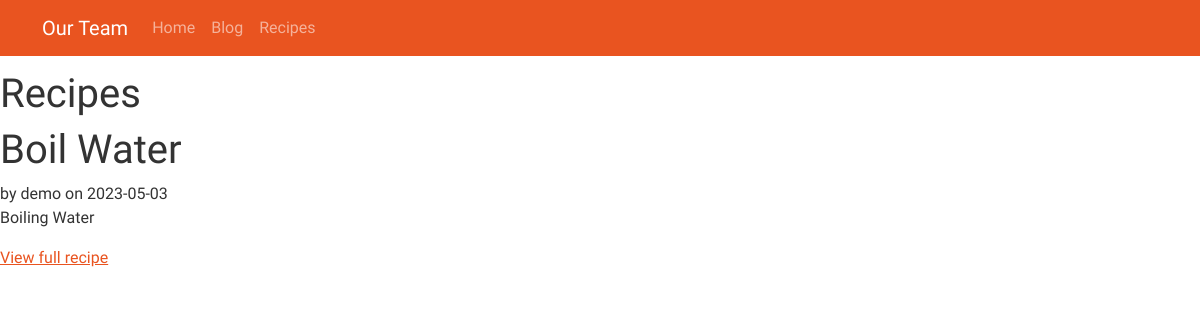
The app's page /recipe/, older data.
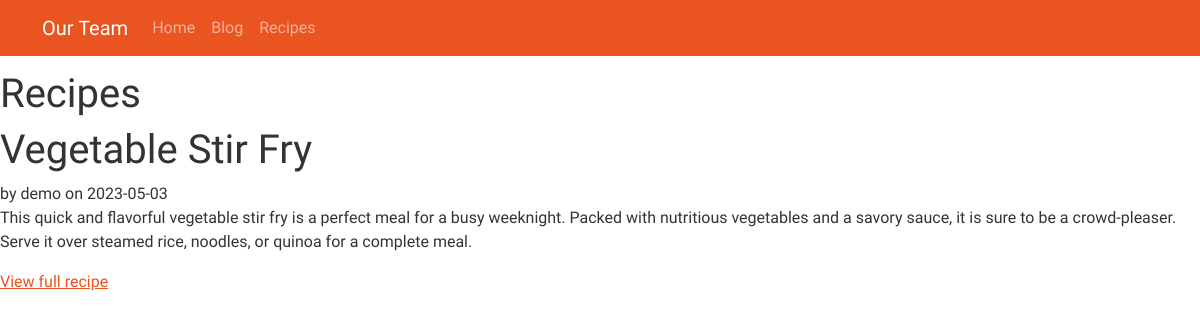
The same page, newer data.
### tables this page shows
CREATE TABLE recipe (
  id INTEGER PRIMARY KEY AUTOINCREMENT,
  author_id INTEGER NOT NULL,
  created TIMESTAMP NOT NULL DEFAULT CURRENT_TIMESTAMP,
  title TEXT NOT NULL,
  body TEXT NOT NULL,
  FOREIGN KEY (author_id) REFERENCES user (id)
);

CREATE TABLE user (
  id INTEGER PRIMARY KEY AUTOINCREMENT,
  username TEXT UNIQUE NOT NULL,
  password TEXT NOT NULL,
  salt TEXT NOT NULL
);

### tastytable/recipe.py (the view)
@bp.route('/')
def index():
    db = get_db()
    recipes = db.execute(
        'SELECT r.id, title, body, created, author_id, username'
        ' FROM recipe r JOIN user u ON r.author_id = u.id'
        ' ORDER BY created DESC'
    ).fetchall()
    return render_template('recipe/index.html', recipes=recipes)

### tastytable/auth.py (called while the page is built)
@bp.before_app_request
def load_logged_in_user():
    user_id = session.get('user_id')
    if user_id is None:
        g.user = None
    else:
        g.user = get_db().execute(
            'SELECT * FROM user WHERE id = ?', (user_id,)
        ).fetchone()

### tastytable/db.py (called while the page is built)
def get_db():
    if 'db' not in g:
        g.db = sqlite3.connect(
            current_app.config['DATABASE'],
            detect_types=sqlite3.PARSE_DECLTYPES
        )
        g.db.row_factory = sqlite3.Row
    return g.db

### tastytable/templates/recipe/index.html (shortened to what this page needs)
 <head>
  <link rel="stylesheet" href="{{ url_for('static' , filename = "css/bootstrap.min.css") }}">
</head>
<body>
  <nav class="navbar fixed-top navbar-expand-lg navbar-dark bg-primary">
    <div class="container">
      <a class="navbar-brand" href="#">Our Team</a>
      <div class="collapse navbar-collapse" id="navbarNav">
        <ul class="navbar-nav ml-auto">
          <li class="nav-item active">
            <a class="nav-link" href="/home">Home</a>
          </li>
		  <li class="nav-item">
            <a class="nav-link" href="/blog">Blog</a>
          </li>
          <li class="nav-item">
            <a class="nav-link" href="/recipe">Recipes</a>
          </li>
        </ul>
      </div>
    </div>
  </nav>
{% block header %}
  <h1>{% block title %}Recipes{% endblock %}</h1>
{% endblock %}
{% block content %}
  {% for recipe in recipes %}
    <article class="recipe">
      <header>
        <div>
          <h1>{{ recipe['title'] }}</h1>
          <div class="about">by {{ recipe['username'] }} on {{ recipe['created'].strftime('%Y-%m-%d') }}</div>
        </div>
      </header>
      <p class="body">{{ recipe['body'] }}</p>
	  <a class="action" href="/recipe/view/{{recipe['id']}}">View full recipe</a>
    </article>
  {% endfor %}
{% endblock %}

Row changes from the older to the newer data that the page shows:
changed recipe "demo": title "Boil Water" → "Vegetable Stir Fry"; body "Boiling Water" → "This quick and flavorful vegetable stir fry is a perfect meal for a busy weeknight. Packed with nutritious vegetables and a savory sauce, it is sure to be a crowd-pleaser. Serve it over steamed rice, noodles, or quinoa for a complete meal."
